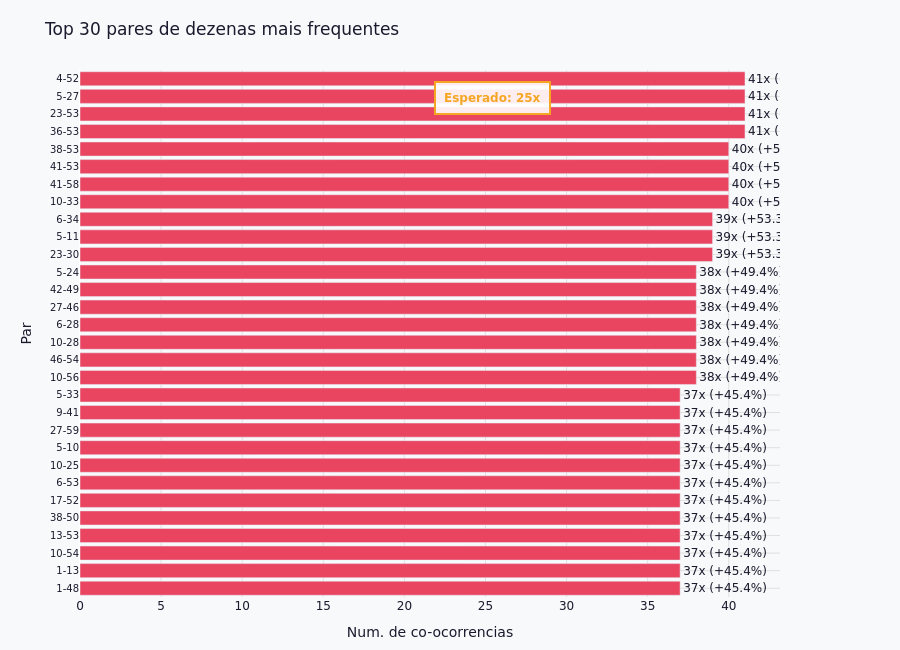

Notebook code for this chart:
### Markdown cell above
## 7. Co-ocorrencia de pares de dezenas

Top 30 pares que mais saem juntos. A linha tracejada marca o valor esperado por distribuicao uniforme:
`C(6,2) / C(60,2) * total_sorteios ≈ 25x`.

### Code cell
pares = []
for row in df[DEZENA_COLS].itertuples(index=False):
    pares.extend(combinations(sorted(row), 2))

freq_pares = Counter(pares)
top30      = freq_pares.most_common(30)
esperado   = len(df) * 15 / 1770

labels = [f"{a}-{b}" for (a, b), _ in top30]
values = [v for _, v in top30]
desvio = [f"{(v - esperado) / esperado * 100:+.1f}%" for v in values]

fig = go.Figure(go.Bar(
    x=values[::-1],
    y=labels[::-1],
    orientation="h",
    marker_color=[ACCENT if v > esperado else MUTED for v in values[::-1]],
    text=[f"{v}x ({d})" for v, d in zip(values[::-1], desvio[::-1])],
    textposition="outside",
    hovertemplate="Par <b>%{y}</b><br>Co-ocorrencias: <b>%{x}</b><br>%{text}<extra></extra>",
))

# Anotação com referência absoluta (yref="paper" = desvinculado do eixo categórico)
fig.add_annotation(
    x=esperado,
    y=0.98,
    yref="paper",
    text=f"<b>Esperado: {esperado:.0f}x</b>",
    showarrow=False,
    bgcolor="rgba(255,255,255,0.9)",
    bordercolor=HIGHLIGHT,
    borderwidth=2,
    borderpad=8,
    font=dict(color=HIGHLIGHT, size=12),
    xanchor="center",
)

layout_custom = dict(**LAYOUT)
layout_custom.update({
    "title": "Top 30 pares de dezenas mais frequentes",
    "xaxis": dict(title="Num. de co-ocorrencias", gridcolor="#e0e0e0"),
    "yaxis": dict(title="Par", gridcolor="#e0e0e0", tickfont=dict(size=10), type="category"),
    "height": 650,
    "showlegend": False,
    "margin": dict(t=70, b=50, l=80, r=120),
})

fig.update_layout(**layout_custom)
fig.write_html(EXPORTS / "eda_07_pares_coocorrencia.html")
fig.show()

print(f"Esperado por par: {esperado:.1f}x")
print(f"Top 5 pares: {top30[:5]}")

### Figure 1 — Plotly figure (JSON) as saved in the notebook; plotly's stock layout.template omitted (floating-point values rounded to 4 significant figures)
{"data": [{"hovertemplate": "Par <b>%{y}</b><br>Co-ocorrencias: <b>%{x}</b><br>%{text}<extra></extra>", "marker": {"color": ["#e94560", "#e94560", "#e94560", "#e94560", "#e94560", "#e94560", "#e94560", "#e94560", "#e94560", "#e94560", "#e94560", "#e94560", "#e94560", "#e94560", "#e94560", "#e94560", "#e94560", "#e94560", "#e94560", "#e94560", "#e94560", "#e94560", "#e94560", "#e94560", "#e94560", "#e94560", "#e94560", "#e94560", "#e94560", "#e94560"]}, "orientation": "h", "text": ["37x (+45.4%)", "37x (+45.4%)", "37x (+45.4%)", "37x (+45.4%)", "37x (+45.4%)", "37x (+45.4%)", "37x (+45.4%)", "37x (+45.4%)", "37x (+45.4%)", "37x (+45.4%)", "37x (+45.4%)", "37x (+45.4%)", "38x (+49.4%)", "38x (+49.4%)", "38x (+49.4%)", "38x (+49.4%)", "38x (+49.4%)", "38x (+49.4%)", "38x (+49.4%)", "39x (+53.3%)", "39x (+53.3%)", "39x (+53.3%)", "40x (+57.2%)", "40x (+57.2%)", "40x (+57.2%)", "40x (+57.2%)", "41x (+61.2%)", "41x (+61.2%)", "41x (+61.2%)", "41x (+61.2%)"], "textposition": "outside", "type": "bar", "x": [37, 37, 37, 37, 37, 37, 37, 37, 37, 37, 37, 37, 38, 38, 38, 38, 38, 38, 38, 39, 39, 39, 40, 40, 40, 40, 41, 41, 41, 41], "y": ["1-48", "1-13", "10-54", "13-53", "38-50", "17-52", "6-53", "10-25", "5-10", "27-59", "9-41", "5-33", "10-56", "46-54", "10-28", "6-28", "27-46", "42-49", "5-24", "23-30", "5-11", "6-34", "10-33", "41-58", "41-53", "38-53", "36-53", "23-53", "5-27", "4-52"]}], "layout": {"annotations": [{"bgcolor": "rgba(255,255,255,0.9)", "bordercolor": "#f5a623", "borderpad": 8, "borderwidth": 2, "font": {"color": "#f5a623", "size": 12}, "showarrow": false, "text": "<b>Esperado: 25x</b>", "x": 25.44, "xanchor": "center", "y": 0.98, "yref": "paper"}], "font": {"color": "#1a1a2e", "family": "DejaVu Sans, sans-serif"}, "height": 650, "hoverlabel": {"bgcolor": "white", "font": {"size": 12}}, "legend": {"bgcolor": "rgba(0,0,0,0)", "borderwidth": 0}, "margin": {"b": 50, "l": 80, "r": 120, "t": 70}, "paper_bgcolor": "#f8f9fa", "plot_bgcolor": "#f8f9fa", "showlegend": false, "title": {"text": "Top 30 pares de dezenas mais frequentes"}, "xaxis": {"gridcolor": "#e0e0e0", "title": {"text": "Num. de co-ocorrencias"}}, "yaxis": {"gridcolor": "#e0e0e0", "tickfont": {"size": 10}, "title": {"text": "Par"}, "type": "category"}}}
